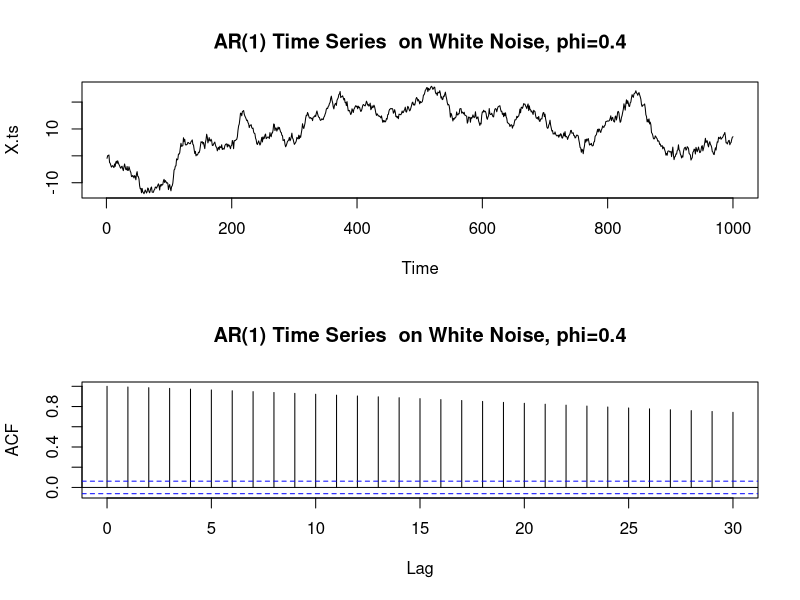

The R script that drew this image: (Note: this script raises an error after producing the figure.)
#####AutoRegressive####Process##Week3
set.seed(2016)
N=1000
phi=1
Z=rnorm(N,0,1)
X=NULL
X[1]=Z[1]
for (t in 2:N){
X[t]=Z[t]+phi*X[t-1]
}
X.ts=ts(X)
par(mfrow=c(2,1))
plot(X.ts,main="AR(1) Time Series  on White Noise, phi=0.4")
X.acf=acf(X.ts,main="AR(1) Time Series  on White Noise, phi=0.4")
##################Using arima ## AR(1)##################
phi1=0.4
X.ts=arima.sim(list(ar=c(phi1)),n=1000)
par(mfrow(2,1))
plot(X.ts,main="AR(1) Time Series  on White Noise, phi1=0.9")
X.acf=acf(X.ts,main="AR(1) Time Series  on White Noise, phi1=0.9")
##################Using arima ## AR(1)##################
phi1=0.5
phi2=0.4
X.ts=arima.sim(list(ar=c(phi1,phi2)),n=1000)
par(mfrow(2,1))
plot(X.ts,xlim=c(200,300),main=paste("AR(1) Time Series  on White Noise, phi=(",phi1," and ",phi2,")"))
X.acf=acf(X.ts,main=paste("AR(1) Time Series  on White Noise, phi=(",phi1," and ",phi2,")"))
#######################################################
